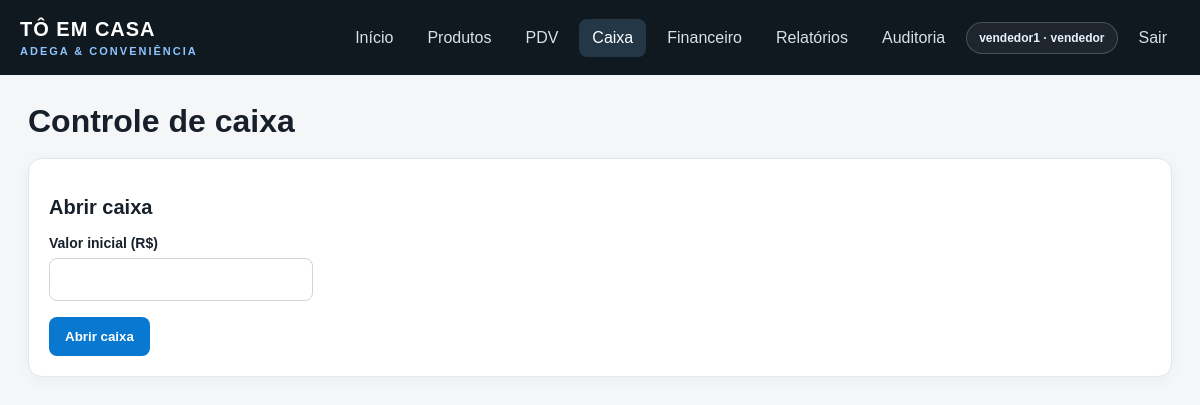
The app's page /cash_register.php (signed in), older data.
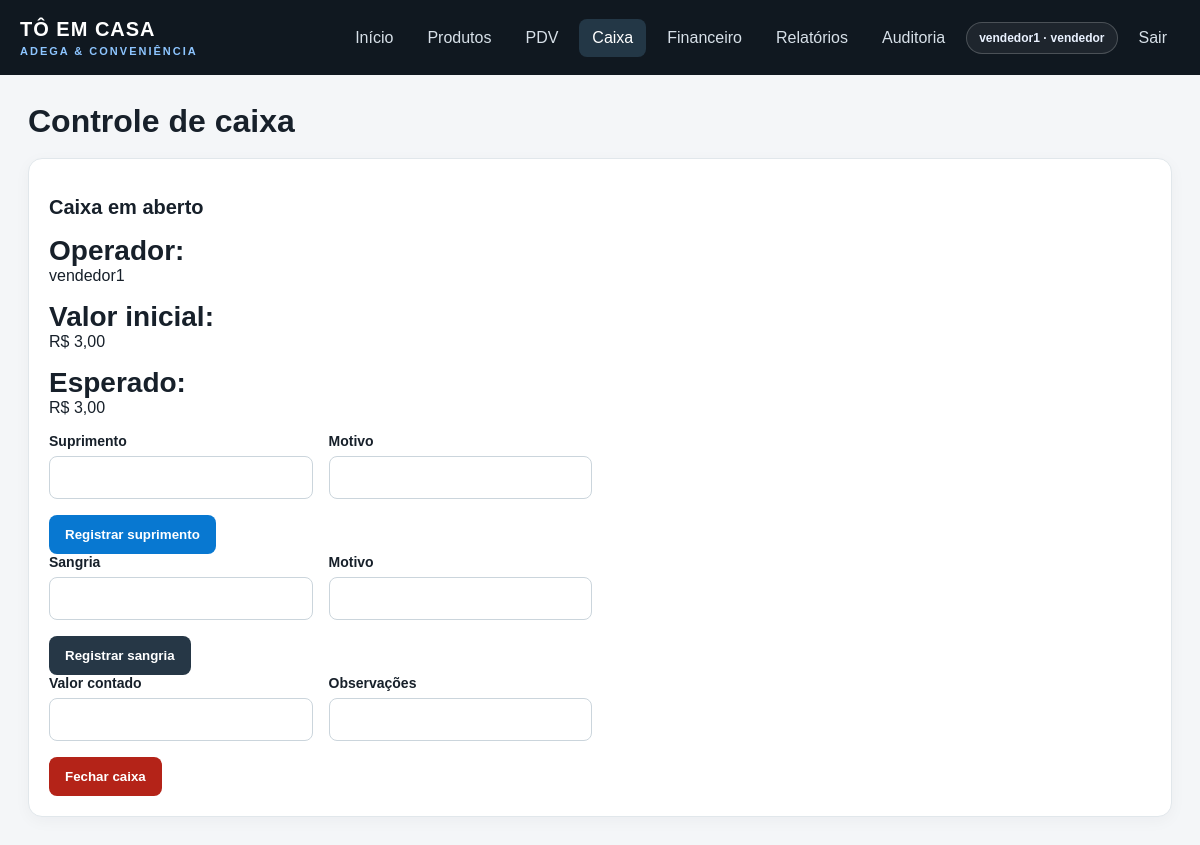
The same page, newer data.
### tables this page shows
CREATE TABLE `cash_registers` (
  `id` bigint(20) UNSIGNED NOT NULL,
  `opened_by_user_id` bigint(20) UNSIGNED NOT NULL,
  `opened_amount` decimal(12,2) NOT NULL DEFAULT 0.00,
  `status` enum('open','closed') NOT NULL DEFAULT 'open',
  `opened_at` timestamp NOT NULL DEFAULT current_timestamp(),
  `closed_at` timestamp NULL DEFAULT NULL,
  `expected_amount` decimal(12,2) NOT NULL DEFAULT 0.00,
  `counted_amount` decimal(12,2) NOT NULL DEFAULT 0.00,
  `difference_amount` decimal(12,2) NOT NULL DEFAULT 0.00,
  `notes` varchar(255) DEFAULT NULL
);

### auth.php (called while the page is built, shortened)
<?php
function currentUser(): ?array
{
    return [
        'id' => (int)$_SESSION['user_id'],
        'username' => (string)($_SESSION['user_username'] ?? ''),
        'role' => (string)($_SESSION['user_role'] ?? ''),
    ];
}

### cash_register.php (the view, shortened to what this page needs)
<?php
require __DIR__ . '/config.php';
require __DIR__ . '/auth.php';
$user = currentUser();
function h(string $s): string { return htmlspecialchars($s, ENT_QUOTES, 'UTF-8'); }
function money(float $v): string { return 'R$ ' . number_format($v, 2, ',', '.'); }
$cash = $pdo->prepare('SELECT * FROM cash_registers WHERE status = ? AND opened_by_user_id = ? ORDER BY opened_at DESC LIMIT 1');
$cash->execute(['open', (int)$user['id']]);
$openCash = $cash->fetch();
?>
<!doctype html>
<html lang="pt-br">
<head>
    <link rel="stylesheet" href="style.css">
</head>
<body>
<header>
    <div class="brand">TÔ EM CASA <small>ADEGA & CONVENIÊNCIA</small></div>
    <nav class="main-menu">
        <a href="index.php">Início</a>
        <a href="products.php?open=1">Produtos</a>
        <a href="pos.php">PDV</a>
        <a class="active" href="cash_register.php">Caixa</a>
        <a href="financial.php">Financeiro</a>
        <a href="reports.php">Relatórios</a>
        <a href="audit.php">Auditoria</a>
        <span class="user-badge"><?= h($user['username']) ?> · <?= h($user['role']) ?></span>
        <a href="logout.php">Sair</a>
    </nav>
</header>
<main>
    <h1>Controle de caixa</h1>
    <?php if ($openCash): ?>
        <section class="card">
            <h2>Caixa em aberto</h2>
            <p><strong>Operador:</strong> <?= h((string)$user['username']) ?></p>
            <p><strong>Valor inicial:</strong> <?= money((float)$openCash['opened_amount']) ?></p>
            <p><strong>Esperado:</strong> <?= money((float)$openCash['expected_amount']) ?></p>
            <form method="post" class="form-grid">
                <label>Suprimento<input type="number" name="amount" min="0.01" step="0.01" required></label>
                <label>Motivo<input type="text" name="reason" maxlength="160" required></label>
                <div class="full"><button type="submit" class="button">Registrar suprimento</button></div>
            </form>
            <form method="post" class="form-grid">
                <label>Sangria<input type="number" name="amount" min="0.01" step="0.01" required></label>
                <label>Motivo<input type="text" name="reason" maxlength="160" required></label>
                <div class="full"><button type="submit" class="button secondary">Registrar sangria</button></div>
            </form>
            <form method="post" class="form-grid">
                <label>Valor contado<input type="number" name="counted_amount" min="0" step="0.01" required></label>
                <label>Observações<input type="text" name="notes" maxlength="255"></label>
                <div class="full"><button type="submit" class="button danger">Fechar caixa</button></div>
            </form>
        </section>
    <?php else: ?>
        <section class="card">
            <h2>Abrir caixa</h2>
            <form method="post" class="form-grid">
                <label>Valor inicial (R$)<input type="number" name="opened_amount" min="0" step="0.01" required></label>
                <div class="full"><button type="submit" class="button">Abrir caixa</button></div>
            </form>
        </section>
    <?php endif; ?>
</main>
</body>
</html>

### style.css (style rules this page uses)
* { box-sizing:border-box }
body { margin:0;background:#f4f6f8;color:#17202a;font-family:Arial,Helvetica,sans-serif }
header { background:#101820;color:#fff;padding:18px max(20px,calc((100% - 1180px)/2));display:flex;align-items:center;justify-content:space-between;gap:24px;flex-wrap:wrap }
.brand { font-size:20px;font-weight:800;letter-spacing:1px }
.brand small { display:block;font-size:11px;color:#8dc5ff;letter-spacing:2px;margin-top:4px }
.main-menu { display:flex;gap:8px;flex-wrap:wrap;align-items:center }
.main-menu a { color:#d7e0e8;text-decoration:none;padding:10px 13px;border-radius:8px;transition:all .2s ease }
.main-menu a.active,.main-menu a:hover { background:#233746;color:#fff }
.user-badge { padding:8px 12px;border:1px solid rgba(255,255,255,.2);border-radius:999px;background:rgba(255,255,255,.06);color:#eaf2ff;font-size:12px;font-weight:700;text-transform:lowercase }
main { max-width:1180px;margin:28px auto;padding:0 18px }
h1 { margin-bottom:6px }
h2 { font-size:20px }
.card { background:#fff;border:1px solid #e1e7eb;border-radius:14px;padding:20px;margin:18px 0;box-shadow:0 4px 16px rgba(18,35,48,.04) }
.card strong { display:block;font-size:28px;margin-top:12px }
.button { display:inline-flex;align-items:center;justify-content:center;border:0;border-radius:8px;padding:12px 16px;background:#0878d1;color:white;text-decoration:none;font-weight:700;cursor:pointer }
.secondary { background:#263746 }
.danger { background:#b42318 }
.form-grid { display:grid;grid-template-columns:repeat(auto-fit,minmax(220px,1fr));gap:16px }
.form-grid label,.scan-label { display:flex;flex-direction:column;gap:7px;font-weight:700;font-size:14px }
.form-grid input,.form-grid select,.form-grid textarea,.scan-label input,.payment-row input,.payment-row select { width:100%;padding:12px;border:1px solid #cbd5dc;border-radius:8px;background:#fff;font-size:15px }
.full { grid-column:1/-1 }

Row changes from the older to the newer data that the page shows:
added cash_registers: opened_amount "R$ 3,00", expected_amount "R$ 3,00"
Text that changed along with them:
$user['username']: (not shown) → "vendedor1"
text no longer shown: "Abrir caixa Valor inicial (R$) Abrir caixa"
text now shown: "Caixa em aberto Operador: Valor inicial: Esperado: Suprimento Motivo Registrar suprimento Sangria Motivo Registrar sangria Valor contado Observações Fechar caixa"
